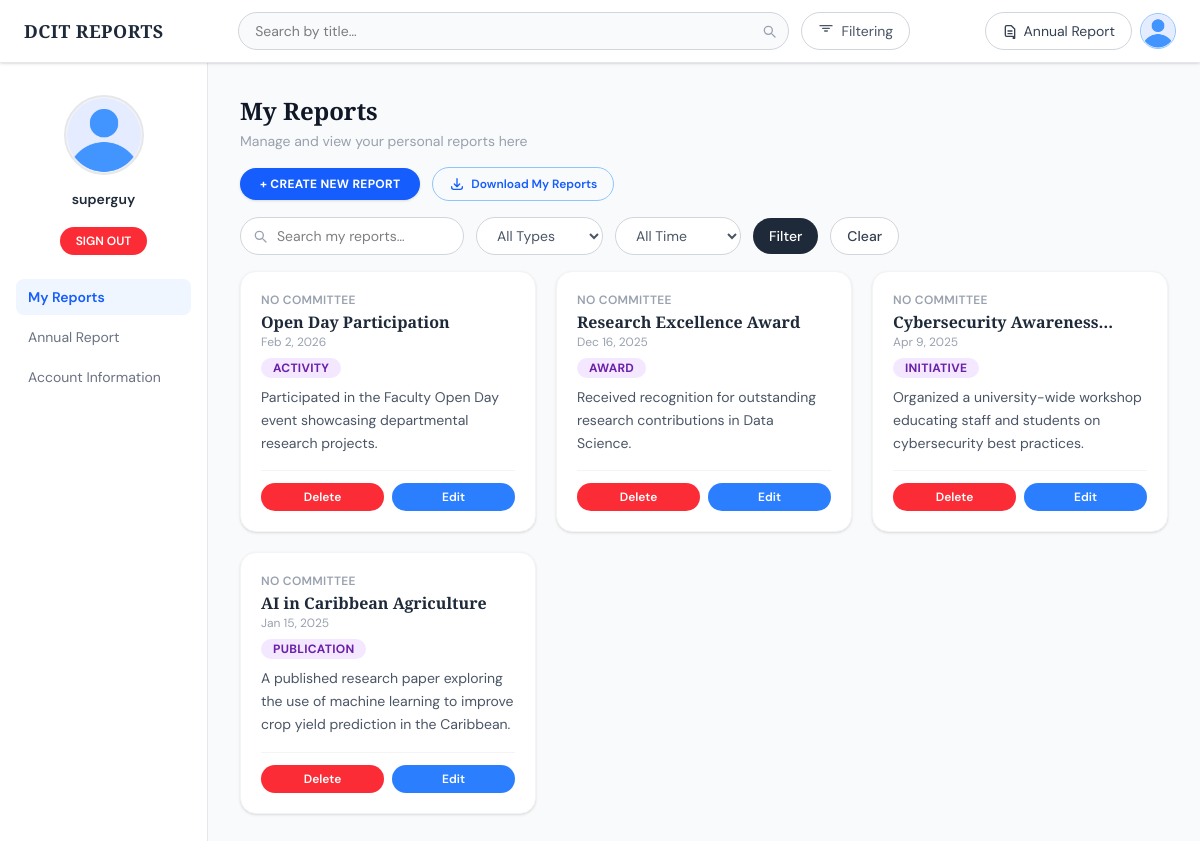
The page /users/profile/ (signed in) on the database its author committed.
### users/models.py (models this page shows, shortened)
class UserProfilePic(models.Model):
    user = models.OneToOneField(User,null=False,blank=False ,on_delete=models.CASCADE,unique=True,related_name='profile_pic')
    profilePic = models.ImageField(default="profile_pictures/user.png",upload_to='profile_pictures')

### reports/models.py (models this page shows, shortened)
class Report(models.Model):
    user = models.ForeignKey(User,on_delete=models.CASCADE,null=False,related_name='reports')
    title = models.CharField(max_length=200,blank=False,null=False, db_index=True)
    description = models.TextField(null=False,blank=False)
    participants = models.ManyToManyField(Participant,blank=True)
    category = models.ForeignKey(Category,on_delete=models.SET_NULL,default=1,null=True)
    committees= models.ManyToManyField(Committee,blank=True)
    feature_image = models.ImageField(default='default_image.jpg',upload_to='report_images')
    date_of_report= models.DateField(blank=False,null=False,default=timezone.now())
    created = models.DateTimeField(auto_now_add=True)
    updated = models.DateTimeField(auto_now=True)
    isActive = models.BooleanField(auto_created=True,default=True)
    objects = ReportQuerySet.as_manager()#Custom manager
    class Meta:
        ordering = ['-date_of_report','-created','-updated']

class Category(models.Model):
    name = models.CharField(max_length=200,blank=False,null= False)
    regex = models.TextField(blank=True,null=True)

### users/views.py (the view, shortened to what this page needs)
# urls.py: path('profile/',view=profile_view,name="profile"),
@login_required
def profile_view(request):
    q = request.GET.get('q', '').strip()
    period = request.GET.get('period', '').strip()
    report_type = request.GET.get('report_type', '').strip()
    reports = Report.objects.user_reports(request.user)
    if q:
        reports = reports.filter(
            Q(title__icontains=q) |
            Q(description__icontains=q)
        )
    context = {
        'reports': reports,
        'q': q,
        'period': period,
        'report_type': report_type,
        'page': 'reports',
    }
    return render(request, 'users/profile.html', context)

### reports/managers.py (called while the page is built)
    def user_reports(self, user):
        return self.filter(user=user)

### users/templates/users/profile.html (shortened to what this page needs)
{% extends "base.html" %}
{% block body %}
<div class="flex min-h-screen">
  {% include "users/sidebar.html" %}
  <main class="flex-1 bg-gray-50 px-8 py-8 overflow-y-auto">
    <div class="mb-6">
      <h1 class="font-display text-2xl font-bold text-gray-900">My Reports</h1>
      <p class="text-sm text-gray-400 mt-1">Manage and view your personal reports here</p>
      <div class="flex flex-wrap items-center gap-3 mt-4">
        <a href="#"
           class="px-5 py-2 rounded-full bg-blue-600 hover:bg-blue-700 text-white text-xs font-bold uppercase tracking-wide transition shadow-sm">
          + Create New Report
        </a>
        <a href="#"
           class="flex items-center gap-1.5 px-4 py-2 rounded-full border border-blue-300 text-blue-600 hover:bg-blue-50 text-xs font-semibold transition">
          <svg xmlns="http://www.w3.org/2000/svg" class="h-4 w-4" fill="none" viewBox="0 0 24 24" stroke="currentColor">
            <path stroke-linecap="round" stroke-linejoin="round" stroke-width="2" d="M4 16v1a3 3 0 003 3h10a3 3 0 003-3v-1m-4-4l-4 4m0 0l-4-4m4 4V4"/>
          </svg>
          Download My Reports
        </a>
      </div>
<form method="GET" action="{% url 'users:profile' %}" class="flex flex-wrap items-center gap-3 mt-4">
  <div class="relative">
    <input
      type="text"
      name="q"
      value="{{ q|default:'' }}"
      placeholder="Search my reports…"
      class="rounded-full border border-gray-300 bg-white pl-9 pr-4 py-2 text-sm focus:outline-none focus:ring-2 focus:ring-blue-200 focus:border-blue-400 transition w-56"
    />
    <span class="absolute left-3 top-1/2 -translate-y-1/2 text-gray-400">
      <svg xmlns="http://www.w3.org/2000/svg" class="h-4 w-4" fill="none" viewBox="0 0 24 24" stroke="currentColor">
        <path stroke-linecap="round" stroke-linejoin="round" stroke-width="2" d="M21 21l-4.35-4.35M17 11A6 6 0 115 11a6 6 0 0112 0z"/>
      </svg>
    </span>
  </div>
  <select
    name="report_type"
    class="rounded-full border border-gray-300 bg-white px-4 py-2 text-sm text-gray-600 focus:outline-none focus:ring-2 focus:ring-blue-200 transition"
  >
    <option value="">All Types</option>
  </select>
  <select
    name="period"
    class="rounded-full border border-gray-300 bg-white px-4 py-2 text-sm text-gray-600 focus:outline-none focus:ring-2 focus:ring-blue-200 transition"
  >
    <option value="">All Time</option>
  </select>
  <button
    type="submit"
    class="px-4 py-2 rounded-full bg-gray-800 hover:bg-gray-900 text-white text-sm font-medium transition"
  >
    Filter
  </button>
  <a
    href="{% url 'users:profile' %}"
    class="px-4 py-2 rounded-full border border-gray-300 bg-white hover:bg-gray-50 text-gray-700 text-sm font-medium transition"
  >
    Clear
  </a>
</form>
    <div class="grid grid-cols-1 sm:grid-cols-2 lg:grid-cols-3 gap-5 mt-4">
        {% for report in reports %}
  <div class="bg-white rounded-2xl border border-gray-100 shadow-sm p-5 flex flex-col">
    <div class="text-xs font-semibold text-gray-400 uppercase tracking-wide mb-1">
      {% if report.committees.all %}
        {% for committee in report.committees.all %}
          {{ committee.name }}{% if not forloop.last %}, {% endif %}
        {% empty %}
          No Committee
        {% endfor %}
      {% else %}
        No Committee
      {% endif %}
    </div>
    <h2 class="font-display text-base font-semibold text-gray-800 leading-tight line-clamp-1">
      {{ report.title }}
    </h2>
    <p class="text-xs text-gray-400 mt-0.5 mb-2">
      {{ report.date_of_report|date:"M j, Y" }}
    </p>
    <span class="inline-block self-start text-xs font-bold px-3 py-0.5 rounded-full uppercase tracking-wide mb-2 badge-initiative">
      {% if report.category %}
        {{ report.category.name }}
      {% else %}
        No Category
      {% endif %}
    </span>
    <p class="text-gray-600 text-sm leading-relaxed line-clamp-3 flex-1">
      {{ report.description }}
    </p>
    <div class="flex gap-2 mt-4 pt-3 border-t border-gray-100">
      <button type="button"
        onclick="openDeleteModal('{{ report.id }}', '{{ report.title|escapejs }}')"
        class="flex-1 px-3 py-1.5 rounded-full bg-red-500 hover:bg-red-600 text-white text-xs font-semibold transition">
        Delete
      </button>
      <a href=""
         class="flex-1 text-center px-3 py-1.5 rounded-full bg-blue-500 hover:bg-blue-600 text-white text-xs font-semibold transition">
        Edit
      </a>
    </div>
  </div>
{% empty %}
  <p class="text-gray-500">No reports found.</p>
{% endfor %}
    </div>
  </main>
</div>
{% endblock %}

### templates/base.html (shortened to what this page needs)
<!DOCTYPE html>
<html lang="en">
<head>
    <script src="https://cdn.jsdelivr.net/npm/@tailwindcss/browser@4"></script>
</head>
<body class="bg-gray-50 min-h-screen">
<header class="w-full bg-white border-b border-gray-200 px-6 py-3 sticky top-0 z-40 shadow-sm">
  <div class="flex items-center justify-between gap-4">
    <a href="{% url 'reports:index' %}" class="font-display text-lg font-bold tracking-wide text-gray-800 whitespace-nowrap shrink-0">
      DCIT REPORTS
    </a>
    <div class="flex items-center gap-3 flex-1 max-w-2xl">
      <form method="GET" action="{% url 'reports:index' %}" class="flex-1">
        <div class="relative">
          <input name="q" type="text" value="{{ request.GET.q }}" placeholder="Search by title…"
            class="w-full rounded-full border border-gray-300 bg-gray-50 px-4 py-2 pr-10 text-sm focus:outline-none focus:ring-2 focus:ring-blue-200 focus:border-blue-400 transition"/>
          <button type="submit" class="absolute right-3 top-1/2 -translate-y-1/2 text-gray-400 hover:text-gray-600">
            <svg xmlns="http://www.w3.org/2000/svg" class="h-4 w-4" fill="none" viewBox="0 0 24 24" stroke="currentColor">
              <path stroke-linecap="round" stroke-linejoin="round" stroke-width="2" d="M21 21l-4.35-4.35M17 11A6 6 0 115 11a6 6 0 0112 0z"/>
            </svg>
          </button>
        </div>
      </form>
      <button id="open-filter"
        class="flex items-center gap-2 rounded-full border border-gray-300 bg-white px-4 py-2 text-sm text-gray-600 hover:bg-gray-50 whitespace-nowrap transition">
        <svg xmlns="http://www.w3.org/2000/svg" class="h-4 w-4" fill="none" viewBox="0 0 24 24" stroke="currentColor">
          <path stroke-linecap="round" stroke-linejoin="round" stroke-width="2" d="M3 4h18M7 8h10M10 12h4"/>
        </svg>
        Filtering
      </button>
    </div>
    <div class="flex items-center gap-2 shrink-0">
      <a href=""
         class="flex items-center gap-1.5 rounded-full border border-gray-300 bg-white px-4 py-2 text-sm text-gray-700 hover:bg-gray-50 transition">
        <svg xmlns="http://www.w3.org/2000/svg" class="h-4 w-4" fill="none" viewBox="0 0 24 24" stroke="currentColor">
          <path stroke-linecap="round" stroke-linejoin="round" stroke-width="2" d="M9 12h6m-6 4h6m2 4H7a2 2 0 01-2-2V6a2 2 0 012-2h7l5 5v13a2 2 0 01-2 2z"/>
        </svg>
        Annual Report
      </a>
      {% if request.user.is_authenticated %}
      <a href="{%url 'users:profile'%}"
         title="{{ user.get_full_name|default:user.username }}"
         class="flex items-center justify-center w-9 h-9 rounded-full border border-blue-300 bg-blue-50 hover:bg-blue-100 overflow-hidden transition">
          <img src="{{ user.profile_pic.profilePic.url }}" alt="Profile Picture" class="w-full h-full object-cover">
      </a>
      {% endif %}
    </div>
  </div>
</header>
{% block body %}{% endblock %}
</body>
</html>

### users/templates/users/sidebar.html (shortened to what this page needs)
 <aside class="w-52 shrink-0 bg-white border-r border-gray-200 flex flex-col items-center pt-8 pb-6 px-4 gap-4">
    <div class="w-20 h-20 rounded-full bg-gray-100 border-2 border-gray-200 overflow-hidden flex items-center justify-center">
        <img src="{{ user.profile_pic.profilePic.url }}" alt="User Avatar" class="w-full h-full object-cover">
    </div>
    <div class="text-center">
      <p class="font-semibold text-sm text-gray-800 leading-tight">{{ user.get_full_name|default:user.username }}</p>
    </div>
    <a href="{%url 'users:logout' %}"
      class="px-4 py-1.5 rounded-full bg-red-500 hover:bg-red-600 text-white text-xs font-semibold transition">
      SIGN OUT
    </a>
    <nav class="w-full mt-2 space-y-1">
  <a href="{% url 'users:profile' %}"
     class="block w-full text-sm px-3 py-2 rounded-lg transition
     {% if page == 'reports' %}
       font-semibold text-blue-600 bg-blue-50
     {% else %}
       text-gray-500 hover:text-gray-800 hover:bg-gray-50
     {% endif %}">
    My Reports
  </a>
  <a href=""
     class="block w-full text-sm px-3 py-2 rounded-lg transition
     {% if page == 'annual' %}
       font-semibold text-blue-600 bg-blue-50
     {% else %}
       text-gray-500 hover:text-gray-800 hover:bg-gray-50
     {% endif %}">
    Annual Report
  </a>
  <a href=""
     class="block w-full text-sm px-3 py-2 rounded-lg transition
     {% if page == 'account' %}
       font-semibold text-blue-600 bg-blue-50
     {% else %}
       text-gray-500 hover:text-gray-800 hover:bg-gray-50
     {% endif %}">
    Account Information
  </a>
</nav>
  </aside>

### templates/base.html (style rules this page uses)
body { font-family: 'DM Sans', sans-serif; }
.font-display { font-family: 'Playfair Display', serif; }
.badge-initiative { background:#f3e8ff; color:#6b21a8; }

### rows shown on the page
Report: shows "NO COMMITTEE", title "Open Day Participation", date_of_report "Feb 2, 2026", category.name "ACTIVITY", description "Participated in the Faculty Open Day event showcasing departmental research projects."
Report: shows "NO COMMITTEE", title "Research Excellence Award", date_of_report "Dec 16, 2025", category.name "AWARD", description "Received recognition for outstanding research contributions in Data Science."
Report: shows "NO COMMITTEE", title "Cybersecurity…", date_of_report "Apr 9, 2025", category.name "INITIATIVE", description "Organized a university-wide workshop educating staff and students on cybersecurity best practices."
Report: shows "NO COMMITTEE", title "AI in Caribbean Agriculture", date_of_report "Jan 15, 2025", category.name "PUBLICATION", description "A published research paper exploring the use of machine learning to improve crop yield prediction in the Caribbean."

### other values the page prints
{{ user.get_full_name|default:user.username }} "superguy"
